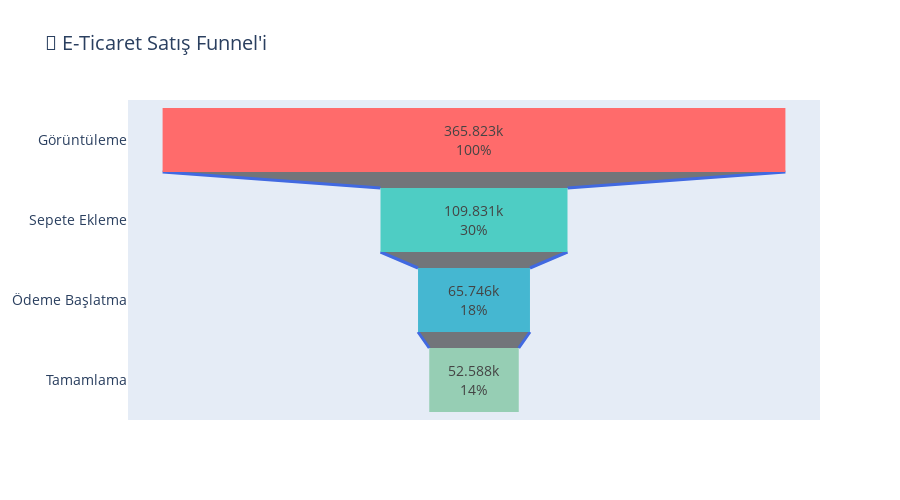

Notebook cell for this chart:
### Code cell
# 2. FUNNEL GÖRSELLEŞTİRME
fig = go.Figure(go.Funnel(
    y=list(funnel_stages.keys()),
    x=list(funnel_stages.values()),
    textinfo="value+percent initial",
    textposition="inside",
    marker={"color": ["#FF6B6B", "#4ECDC4", "#45B7D1", "#96CEB4"]},
    connector={"line": {"color": "royalblue", "width": 3}}
))

fig.update_layout(
    title="🛒 E-Ticaret Satış Funnel'i",
    font=dict(size=14),
    showlegend=False,
    height=500
)

fig.show()

print("✅ Funnel görselleştirmesi tamamlandı!")

### Figure 1 — Plotly figure (JSON) as saved in the notebook; plotly's stock layout.template omitted (floating-point values rounded to 4 significant figures)
{"data": [{"connector": {"line": {"color": "royalblue", "width": 3}}, "marker": {"color": ["#FF6B6B", "#4ECDC4", "#45B7D1", "#96CEB4"]}, "textinfo": "value+percent initial", "textposition": "inside", "type": "funnel", "x": [365823, 109831, 65746, 52588], "y": ["Görüntüleme", "Sepete Ekleme", "Ödeme Başlatma", "Tamamlama"]}], "layout": {"font": {"size": 14}, "height": 500, "showlegend": false, "title": {"text": "🛒 E-Ticaret Satış Funnel'i"}}}
